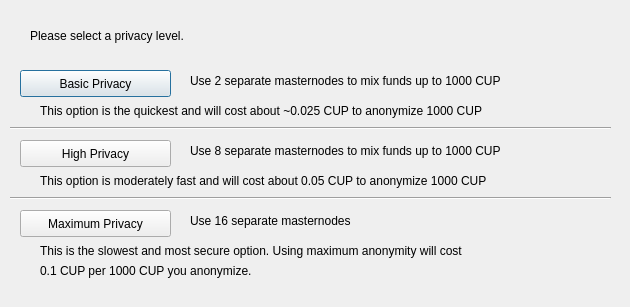
<?xml version="1.0" encoding="UTF-8"?>
<ui version="4.0">
 <class>DarksendConfig</class>
 <widget class="QDialog" name="DarksendConfig">
  <property name="geometry">
   <rect>
    <x>0</x>
    <y>0</y>
    <width>630</width>
    <height>307</height>
   </rect>
  </property>
  <property name="windowTitle">
   <string>Configure PrivateSend</string>
  </property>
  <widget class="QPushButton" name="buttonBasic">
   <property name="geometry">
    <rect>
     <x>20</x>
     <y>70</y>
     <width>151</width>
     <height>27</height>
    </rect>
   </property>
   <property name="text">
    <string>Basic Privacy</string>
   </property>
  </widget>
  <widget class="QPushButton" name="buttonHigh">
   <property name="geometry">
    <rect>
     <x>20</x>
     <y>140</y>
     <width>151</width>
     <height>27</height>
    </rect>
   </property>
   <property name="text">
    <string>High Privacy</string>
   </property>
  </widget>
  <widget class="QPushButton" name="buttonMax">
   <property name="geometry">
    <rect>
     <x>20</x>
     <y>210</y>
     <width>151</width>
     <height>27</height>
    </rect>
   </property>
   <property name="text">
    <string>Maximum Privacy</string>
   </property>
  </widget>
  <widget class="QLabel" name="label">
   <property name="geometry">
    <rect>
     <x>30</x>
     <y>20</y>
     <width>571</width>
     <height>31</height>
    </rect>
   </property>
   <property name="text">
    <string>Please select a privacy level.</string>
   </property>
  </widget>
  <widget class="QLabel" name="label_2">
   <property name="geometry">
    <rect>
     <x>190</x>
     <y>70</y>
     <width>421</width>
     <height>21</height>
    </rect>
   </property>
   <property name="text">
    <string>Use 2 separate masternodes to mix funds up to 1000 CUP</string>
   </property>
  </widget>
  <widget class="QLabel" name="label_3">
   <property name="geometry">
    <rect>
     <x>190</x>
     <y>140</y>
     <width>411</width>
     <height>21</height>
    </rect>
   </property>
   <property name="text">
    <string>Use 8 separate masternodes to mix funds up to 1000 CUP</string>
   </property>
  </widget>
  <widget class="QLabel" name="label_4">
   <property name="geometry">
    <rect>
     <x>190</x>
     <y>210</y>
     <width>421</width>
     <height>21</height>
    </rect>
   </property>
   <property name="text">
    <string>Use 16 separate masternodes</string>
   </property>
  </widget>
  <widget class="QLabel" name="label_6">
   <property name="geometry">
    <rect>
     <x>40</x>
     <y>100</y>
     <width>561</width>
     <height>21</height>
    </rect>
   </property>
   <property name="text">
    <string>This option is the quickest and will cost about ~0.025 CUP to anonymize 1000 CUP</string>
   </property>
  </widget>
  <widget class="QLabel" name="label_7">
   <property name="geometry">
    <rect>
     <x>40</x>
     <y>170</y>
     <width>561</width>
     <height>21</height>
    </rect>
   </property>
   <property name="text">
    <string>This option is moderately fast and will cost about 0.05 CUP to anonymize 1000 CUP</string>
   </property>
  </widget>
  <widget class="QLabel" name="label_8">
   <property name="geometry">
    <rect>
     <x>40</x>
     <y>240</y>
     <width>561</width>
     <height>21</height>
    </rect>
   </property>
   <property name="text">
    <string>This is the slowest and most secure option. Using maximum anonymity will cost</string>
   </property>
  </widget>
  <widget class="QLabel" name="label_9">
   <property name="geometry">
    <rect>
     <x>40</x>
     <y>260</y>
     <width>561</width>
     <height>21</height>
    </rect>
   </property>
   <property name="text">
    <string>0.1 CUP per 1000 CUP you anonymize.</string>
   </property>
  </widget>
  <widget class="Line" name="line">
   <property name="geometry">
    <rect>
     <x>10</x>
     <y>120</y>
     <width>601</width>
     <height>16</height>
    </rect>
   </property>
   <property name="orientation">
    <enum>Qt::Horizontal</enum>
   </property>
  </widget>
  <widget class="Line" name="line_2">
   <property name="geometry">
    <rect>
     <x>10</x>
     <y>190</y>
     <width>601</width>
     <height>16</height>
    </rect>
   </property>
   <property name="orientation">
    <enum>Qt::Horizontal</enum>
   </property>
  </widget>
 </widget>
 <resources/>
 <connections/>
</ui>
